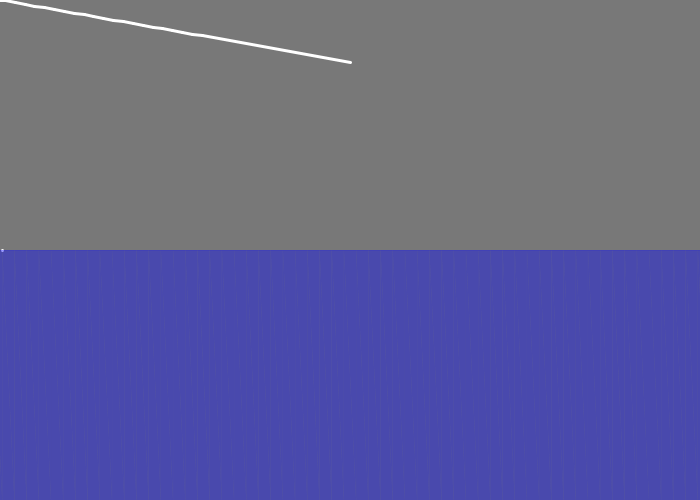
Frame 1 (no input)
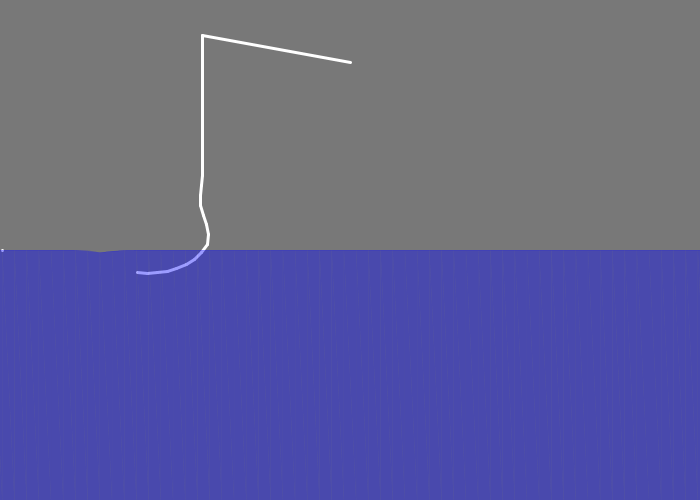
Frame 60 (the mouse pressed at the canvas centre just before this capture)
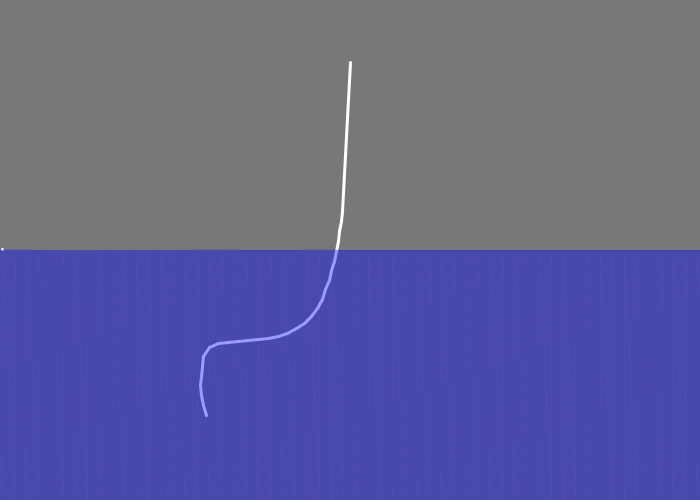
Frame 120 (the mouse held since frame 60 and released just before this capture)

The Processing sketch that drew these frames (run headless with seeded random() and noise(); from frame 60 on, the mouse is pressed at the canvas centre):

// Processing sketch: Fishing
// ── Fishing.pde
final int TotalWaves = 60;
final float mass = 4.5f;
final float stiffness = 0.95f;
final float friction = 0.975f;
int max = 30;
float rope = 5, ropeLength = 10;
PVector gravity = new PVector(0, 5);
PVector [] pos = new PVector[TotalWaves];
PVector [] pos2 = new PVector [max];
PVector [] ownerPos = new PVector [max];
PVector [] velocity = new PVector[TotalWaves];
PVector [] velocity2 = new PVector [max];

void setup(){
  size(700, 500);
  for (int i = 0; i < TotalWaves; i++){
    pos[i] = new PVector(map(i, 0, TotalWaves-1, -10, width+10), height/2);
    velocity[i] = new PVector(0, 0);
  }
  for(int i = 0; i < max; i++){
    pos2[i] = new PVector (0, 0);
    velocity2[i] = new PVector (0, 0);
  }
}

void draw(){
  background(120);
  stroke(255);
  strokeWeight(3);
  for(int i = 0; i < max; i++){
    pos2[i].add(velocity2[i]);
    ownerPos[i] = i > 0 ? pos2[i-1] : new PVector(width/2, height/2/2/2);
    velocity2[0] = PVector.mult(Normalize(new PVector(mouseX-ownerPos[0].x, mouseY-ownerPos[0].y)), 10);
    
    PVector vectorToPos = PVector.sub(pos2[i], ownerPos[i]);
    PVector unitVector = Normalize(vectorToPos);
    
    velocity2[i].add(Vertical(gravity, vectorToPos));
    velocity2[i] = Vertical(velocity2[i], vectorToPos);
    velocity2[i].mult(0.47f);
    
    rope = i > 0 ? ropeLength : ropeLength * 15;
    pos2[i] = PVector.add(ownerPos[i], PVector.mult(unitVector, rope));
    
    line(ownerPos[i].x, ownerPos[i].y, pos2[i].x, pos2[i].y);
    
    if(i == max-1){
      int c = (int)map(pos2[i].x, 0, width, 0, TotalWaves-1);
      if((pos2[i].y - pos[c].y) * (ownerPos[i].y - pos[c].y) <= 0){
        velocity[c].y += (ownerPos[i].y - pos2[i].y);
      }
    }
  }
  
  for(int i = 0; i < TotalWaves; i++){
    if(i > 0){
      velocity[i] = (Hookeslaw(pos[i], velocity[i], pos[i-1], mass, stiffness, friction));
    }
    if(i < TotalWaves - 1){
      velocity[i] = (Hookeslaw(pos[i], velocity[i], pos[i+1], mass, stiffness, friction));
    }
    velocity[i] = (Hookeslaw(pos[i], velocity[i], new PVector(pos[i].x, height/2), mass, stiffness, friction));
    pos[i].y += velocity[i].y;
  }

  for(int i = 0; i < TotalWaves; i++){
    point(pos[i].x, pos[i].y);
    if(i > 0){
      stroke(0, 0, 255, 200);
      strokeWeight(0);
      line(pos[i].x, pos[i].y, pos[i-1].x, pos[i-1].y);
      fill(0, 0, 255, 100);
      stroke(0, 0, 0, 0);
      Rect(new PVector(pos[i].x, pos[i].y),
           new PVector(pos[i-1].x, pos[i-1].y),
           new PVector(pos[i].x, height),
           new PVector(pos[i-1].x, height));
    }
  }
}
PVector Normalize(PVector v){
  float l = sqrt(v.x * v.x + v.y * v.y);
  return new PVector(v.x / l, v.y / l);
}
float Dot(PVector a, PVector b){
  return a.x * b.x + a.y * b.y;
}
PVector Vertical(PVector origin, PVector v){
  PVector unitV = Normalize(v);
  float vLength = Dot(origin, unitV);
  unitV.mult(vLength);
  return new PVector(origin.x - unitV.x, origin.y - unitV.y);
}
PVector Hookeslaw(PVector pos, PVector velocity, PVector target, float mass, float stiffness, float friction){
  PVector SpringForce = new PVector(0, 0);
  PVector Acceleration = new PVector(0, 0);
  SpringForce.x = (target.x - pos.x)/5 * stiffness;
  SpringForce.y = (target.y - pos.y)/5 * stiffness;
  Acceleration.x = SpringForce.x / mass;
  Acceleration.y = SpringForce.y / mass;
  velocity.x = friction * (velocity.x + Acceleration.x);
  velocity.y = friction * (velocity.y + Acceleration.y);
  
  return velocity;
}
void Rect(PVector a, PVector b, PVector c, PVector d){
  beginShape(TRIANGLES);
  vertex(a.x, a.y); vertex(b.x, b.y); vertex(c.x, c.y);
  vertex(b.x, b.y); vertex(c.x, c.y); vertex(d.x, d.y);
  endShape();
}
